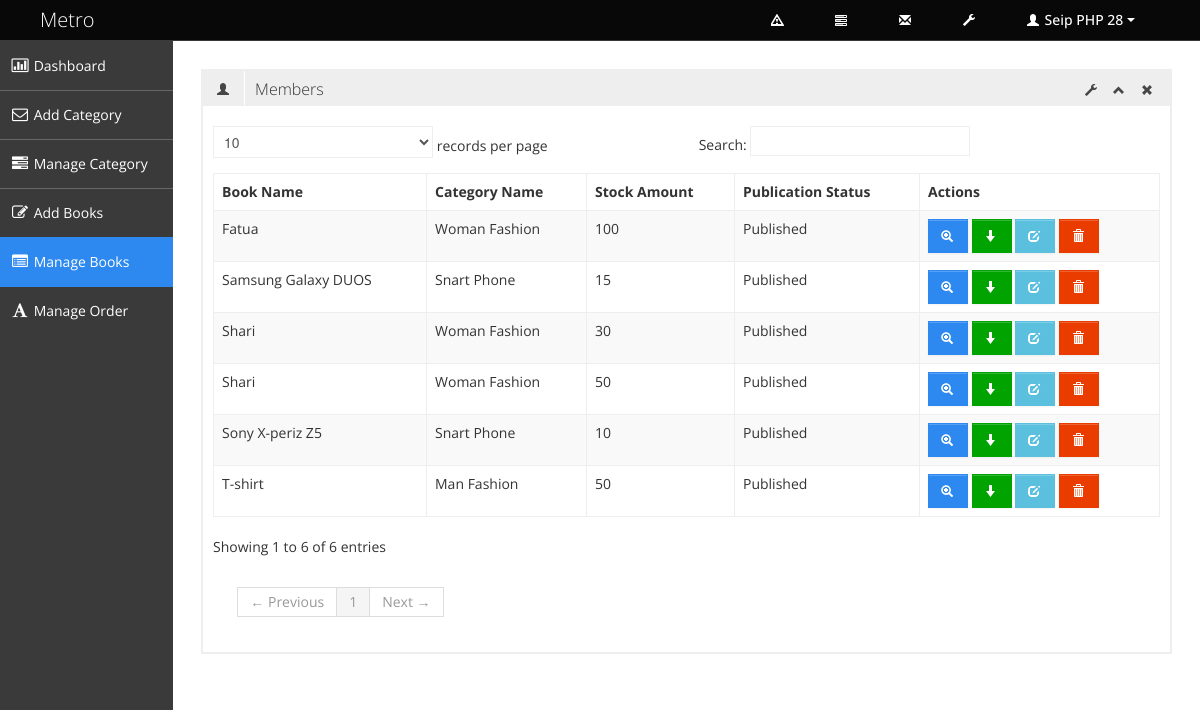
Screenshot of /admin/manage_product.php (signed in) with the database file from the repository.
### tables this page shows
CREATE TABLE `tbl_product` (
  `product_id` int(11) NOT NULL,
  `product_name` varchar(256) NOT NULL,
  `category_id` int(3) NOT NULL,
  `manufacturer_id` int(3) NOT NULL,
  `product_price` float(10,2) NOT NULL,
  `stock_amount` int(7) NOT NULL,
  `minimum_stock_amount` varchar(5) NOT NULL,
  `product_short_description` text NOT NULL,
  `product_long_description` text NOT NULL,
  `product_image` text NOT NULL,
  `publication_status` tinyint(1) NOT NULL
);

CREATE TABLE `tbl_category` (
  `category_id` int(3) NOT NULL,
  `category_name` varchar(100) NOT NULL,
  `category_description` text NOT NULL,
  `publication_status` tinyint(1) NOT NULL
);

### admin/manage_product.php (called while the page is built, shortened)
<?php
include './admin_master.php';

### classes/super_admin.php (called while the page is built, shortened)
<?php
class Super_admin {
    private $db_connect;
    public function __construct() {
        $host_name='localhost';
        $user_name='root';
        $password='';
        $db_name='db_seip_ecommerce28';
        $this->db_connect=  mysqli_connect($host_name, $user_name, $password, $db_name);
    }
    public function select_all_product_info() {
        $sql="SELECT p.product_id, p.product_name, p.category_id, p.manufacturer_id, p.product_price, p.stock_amount, p.publication_status, c.category_name, m.manufacturer_name FROM tbl_product as p, tbl_category as c, tbl_manufacturer as m WHERE p.category_id=c.category_id AND p.manufacturer_id=m.manufacturer_id ";
        if(mysqli_query($this->db_connect, $sql)) {
            $query_result=mysqli_query($this->db_connect, $sql);
            return $query_result;
        } else {
            die('Query problem'.  mysqli_error($this->db_connect) );
        }
    }
}

### admin/pages/manage_product_content.php (the view, shortened to what this page needs)
<?php
    $query_result=$ob_sup_admin->select_all_product_info();
?>
<div class="row-fluid sortable">
    <div class="box span12">
        <div class="box-header" data-original-title>
            <h2><i class="halflings-icon user"></i><span class="break"></span>Members</h2>
            <div class="box-icon">
                <a href="#" class="btn-setting"><i class="halflings-icon wrench"></i></a>
                <a href="#" class="btn-minimize"><i class="halflings-icon chevron-up"></i></a>
                <a href="#" class="btn-close"><i class="halflings-icon remove"></i></a>
            </div>
        </div>
        <div class="box-content">
            <h2><?php if(isset($message)) { echo $message; unset($message); } ?></h2>
            <table class="table table-striped table-bordered bootstrap-datatable datatable">
                <thead>
                    <tr>
                        <th>Book Name</th>
                        <th>Category Name</th>
                        <th>Stock Amount</th>
                        <th>Publication Status</th>
                        <th>Actions</th>
                    </tr>
                </thead>
                <tbody>
                    <?php while ($product_info=mysqli_fetch_assoc($query_result)) { ?>
                    <tr>
                        <td><?php echo $product_info['product_name']; ?></td>
                        <td class="center"><?php echo $product_info['category_name']; ?></td>
                        <td class="center"><?php echo $product_info['stock_amount']; ?></td>
                        <td class="center">
                            <?php
                                if($product_info['publication_status'] == 1) {
                                    echo 'Published';
                                } else {
                                    echo 'Unpublished';
                                }
                            ?>
                        </td>
                        <td class="center">
                            <a class="btn btn-primary" href="view_product.php?id=<?php echo $product_info['product_id']; ?>" title="View">
                                <i class="halflings-icon white zoom-in"></i>
                            </a>
                            <?php if ($product_info['publication_status'] == 1) { ?>
                            <a class="btn btn-success" href="?status=unpublished&&id=<?php echo $product_info['product_id']; ?>" title="Unpublished">
                                <i class="halflings-icon white arrow-down"></i>
                            </a>
                            <?php } else { ?>
                            <a class="btn btn-danger" href="?status=published&&id=<?php echo $product_info['product_id']; ?>" title="Published">
                                <i class="halflings-icon white arrow-up"></i>
                            </a>
                            <?php } ?>
                            <a class="btn btn-info" href="edit_product.php?id=<?php echo $product_info['product_id']; ?>" title="Edit">
                                <i class="halflings-icon white edit"></i>
                            </a>
                            <a class="btn btn-danger" href="?status=delete&&id=<?php echo $product_info['product_id']; ?>" title="Delete" onclick="return check_delete(); ">
                                <i class="halflings-icon white trash"></i>
                            </a>
                        </td>
                    </tr>
                    <?php } ?>
                </tbody>
            </table>
        </div>
    </div>
</div>

### assets/admin_asset/css/style.css (style rules this page uses)
body { background: #F5F5F5; color: #333; border: none; font-family: 'Open Sans', sans-serif; font-weight: 400; }
h2 { font-size: 16px; line-height: 16px; }
.box { border: 2px solid #eee; background: #fff !important; margin-bottom: 28px; }
.box-header { height: 16px; font-size: 16px; line-height: 16px; padding: 10px; background: #eee; -webkit-box-shadow: none; -moz-box-shadow: none; box-shadow: none; overflow: hidden; }
.box-header h2 { float:left; margin-top: 0px; font-weight: 300; }
.box-header h2 i { margin: 0px 3px 0px 4px; opacity: .8; filter: alpha(opacity=80); -ms-filter:"progid:DXImageTransform.Microsoft.Alpha(Opacity=80)"; }
.box-header .box-icon { float:right; margin-top: 1px; }
.box-header .box-icon i { -webkit-transition: all 0.1s ease-in-out; -moz-transition: all 0.1s ease-in-out; -o-transition: all 0.1s ease-in-out; -ms-transition: all 0.1s ease-in-out; transition: all 0.1s ease-in-out; opacity: .8; filter: alpha(opacity=80); -ms-filter:"progid:DXImageTransform.Microsoft.Alpha(Opacity=80)"; }
.box-header .box-icon a { margin: 0px 5px; }
.box-content { position: relative; z-index: 50; margin-top: -1px; padding: 10px; background: #fff !important; }
.btn { display: inline-block; padding: 6px 12px; margin-bottom: 0; font-size: 14px; font-weight: 500; line-height: 20px; text-align: center; white-space: nowrap; vertical-align: middle; cursor: pointer; border: 1px solid #a7a9aa; -webkit-border-radius: 0px !important; border-radius: 0px !important; }
.btn i { margin-top: 2px; }
.btn { color: #ffffff; background-color: #a7a9aa; border-color: #a7a9aa; background-image: none; filter: none; text-shadow: none; }
.btn-primary { background-color: #2D89EF; border-color: #2D89EF; }
.btn-danger { background-color: #EB3C00; border-color: #EB3C00; }
.btn-success { background-color: #00A300; border-color: #00A300; }
.btn-info { background-color: #5bc0de; border-color: #5bc0de; }
.table th, .table td { border-top: 1px solid #eee; }
.table-bordered { border-color: #eee; -webkit-border-radius: 0px !important; -moz-border-radius: 0px !important; border-radius: 0px !important; }
.table-bordered th, .table-bordered td { border-left: 1px solid #eee; }
.table-bordered thead:first-child tr:first-child > th:first-child, .table-bordered tbody:first-child tr:first-child > td:first-child, .table-bordered tbody:first-child tr:first-child > th:first-child { -webkit-border-radius: 0px !important; -moz-border-radius: 0px !important; border-radius: 0px !important; }
.table-bordered thead:first-child tr:first-child > th:last-child, .table-bordered tbody:first-child tr:first-child > td:last-child, .table-bordered tbody:first-child tr:first-child > th:last-child { -webkit-border-radius: 0px !important; -moz-border-radius: 0px !important; border-radius: 0px !important; }
.table-bordered thead:last-child tr:last-child > th:first-child, .table-bordered tbody:last-child tr:last-child > td:first-child, .table-bordered tbody:last-child tr:last-child > th:first-child, .table-bordered tfoot:last-child tr:last-child > td:first-child, .table-bordered tfoot:last-child tr:last-child > th:first-child { -webkit-border-radius: 0px !important; -moz-border-radius: 0px !important; border-radius: 0px !important; }
.table-bordered thead:last-child tr:last-child > th:last-child, .table-bordered tbody:last-child tr:last-child > td:last-child, .table-bordered tbody:last-child tr:last-child > th:last-child, .table-bordered tfoot:last-child tr:last-child > td:last-child, .table-bordered tfoot:last-child tr:last-child > th:last-child { -webkit-border-radius: 0px !important; -moz-border-radius: 0px !important; border-radius: 0px !important; }

### rows the page displays
tbl_product: product_name "T-shirt", category.category_name "Man Fashion", stock_amount "50", publication_status "Published"
tbl_product: product_name "Samsung Galaxy DUOS", category.category_name "Snart Phone", stock_amount "15", publication_status "Published"
tbl_product: product_name "Shari", category.category_name "Woman Fashion", stock_amount "30", publication_status "Published"
tbl_product: product_name "Sony X-periz Z5", category.category_name "Snart Phone", stock_amount "10", publication_status "Published"
tbl_product: product_name "Shari", category.category_name "Woman Fashion", stock_amount "50", publication_status "Published"
tbl_product: product_name "Fatua", category.category_name "Woman Fashion", stock_amount "100", publication_status "Published"

### other values shown
$_SESSION['admin_name'] "Seip PHP 28"
